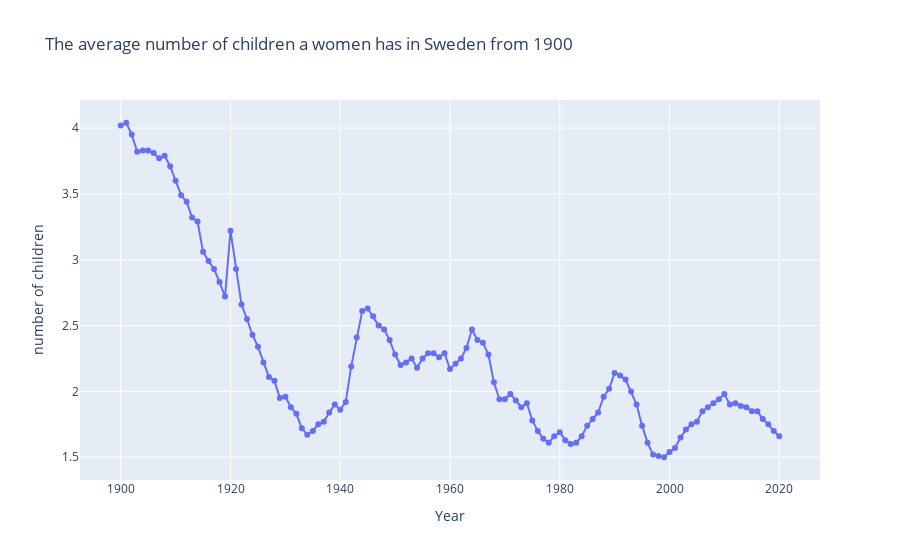

The notebook cell saved with this chart:
### Code cell
fig = px.line(swe_demographi, x="År", y= "Total fertilitet", title="The average number of children a women has in Sweden from 1900", labels={"År": "Year", "Total fertilitet": "number of children"}, markers=True)
fig.show()

### Figure 1 — Plotly figure (JSON) as saved in the notebook; plotly's stock layout.template omitted (floating-point values rounded to 4 significant figures)
{"data": [{"hovertemplate": "Year=%{x}<br>number of children=%{y}<extra></extra>", "legendgroup": "", "line": {"color": "#636efa", "dash": "solid"}, "marker": {"symbol": "circle"}, "mode": "lines+markers", "name": "", "orientation": "v", "showlegend": false, "type": "scatter", "x": [1900, 1901, 1902, 1903, 1904, 1905, 1906, 1907, 1908, 1909, 1910, 1911, 1912, 1913, 1914, 1915, 1916, 1917, 1918, 1919, 1920, 1921, 1922, 1923, 1924, 1925, 1926, 1927, 1928, 1929, 1930, 1931, 1932, 1933, 1934, 1935, 1936, 1937, 1938, 1939, 1940, 1941, 1942, 1943, 1944, 1945, 1946, 1947, 1948, 1949, 1950, 1951, 1952, 1953, 1954, 1955, 1956, 1957, 1958, 1959, 1960, 1961, 1962, 1963, 1964, 1965, 1966, 1967, 1968, 1969, 1970, 1971, 1972, 1973, 1974, 1975, 1976, 1977, 1978, 1979, 1980, 1981, 1982, 1983, 1984, 1985, 1986, 1987, 1988, 1989, 1990, 1991, 1992, 1993, 1994, 1995, 1996, 1997, 1998, 1999, 2000, 2001, 2002, 2003, 2004, 2005, 2006, 2007, 2008, 2009, 2010, 2011, 2012, 2013, 2014, 2015, 2016, 2017, 2018, 2019, 2020], "xaxis": "x", "y": [4.02, 4.04, 3.95, 3.82, 3.83, 3.83, 3.81, 3.77, 3.79, 3.71, 3.6, 3.49, 3.44, 3.32, 3.29, 3.06, 2.99, 2.93, 2.83, 2.72, 3.22, 2.93, 2.66, 2.55, 2.43, 2.34, 2.22, 2.11, 2.08, 1.95, 1.96, 1.88, 1.83, 1.72, 1.67, 1.7, 1.75, 1.77, 1.84, 1.9, 1.86, 1.92, 2.19, 2.41, 2.61, 2.63, 2.57, 2.5, 2.47, 2.39, 2.28, 2.2, 2.22, 2.25, 2.18, 2.25, 2.29, 2.29, 2.26, 2.29, 2.17, 2.21, 2.25, 2.33, 2.47, 2.39, 2.37, 2.28, 2.07, 1.94, 1.94, 1.98, 1.93, 1.88, 1.91, 1.78, 1.7, 1.64, 1.61, 1.66, 1.69, 1.63, 1.6, 1.61, 1.66, 1.74, 1.79, 1.84, 1.96, 2.02, 2.14, 2.12, 2.09, 2, 1.9, 1.74, 1.61, 1.52, 1.51, 1.5, 1.54, 1.57, 1.65, 1.71, 1.75, 1.77, 1.85, 1.88, 1.91, 1.94, 1.98, 1.9, 1.91, 1.89, 1.88, 1.85, 1.85, 1.79, 1.75, 1.7, 1.66], "yaxis": "y"}], "layout": {"legend": {"tracegroupgap": 0}, "title": {"text": "The average number of children a women has in Sweden from 1900"}, "xaxis": {"anchor": "y", "domain": [0, 1], "title": {"text": "Year"}}, "yaxis": {"anchor": "x", "domain": [0, 1], "title": {"text": "number of children"}}}}
